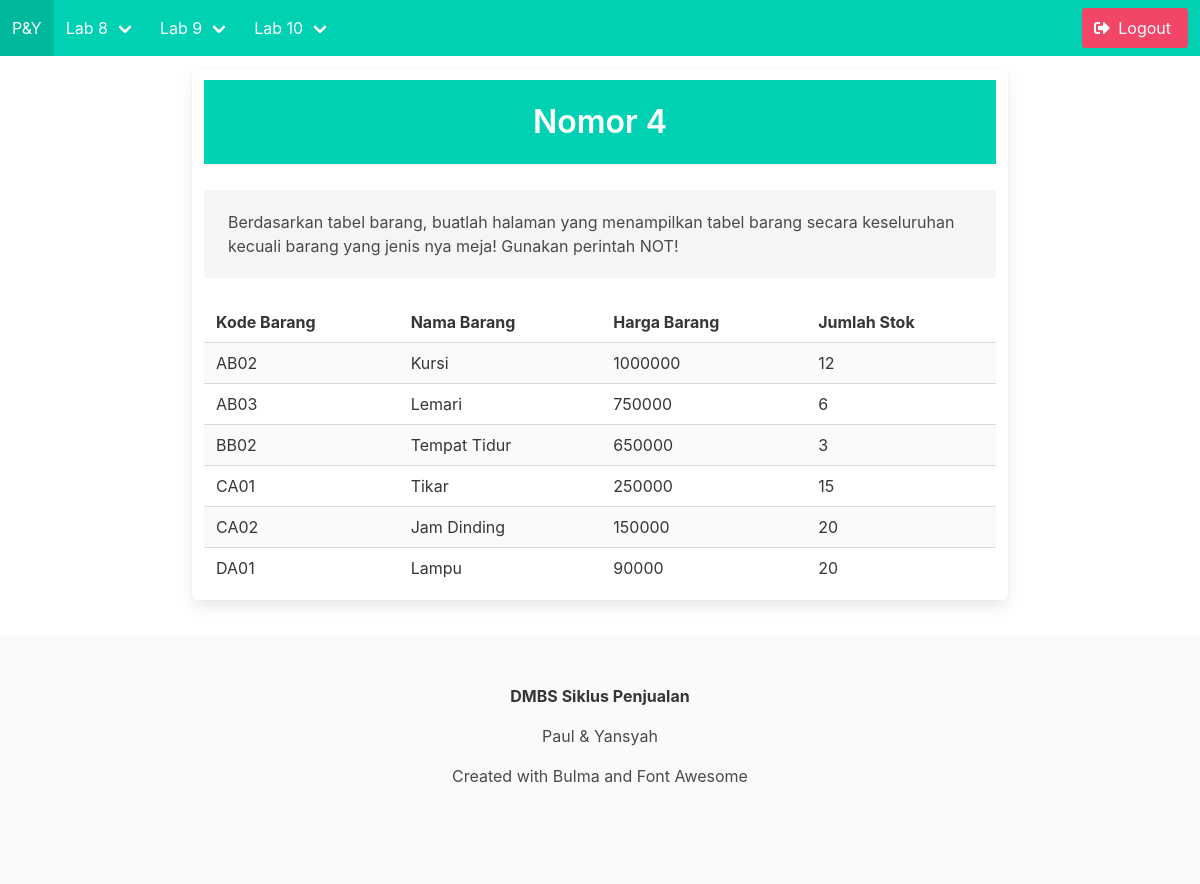
The page /menampilkan-no4.php on the database its author committed.
### tables this page shows
CREATE TABLE `barang` (
  `kode_barang` varchar(5) NOT NULL,
  `nama_barang` varchar(45) DEFAULT NULL,
  `harga_barang` int(11) DEFAULT NULL,
  `jumlah_stok` varchar(45) DEFAULT NULL
);

### menampilkan-no4.php (the view)
<?php
    include 'connect.php';
    $title="Nomor 4";
    include 'head.php';
?>
<div class="columns is-centered is-fullheight">
    <div class="column is-8 box">
        <div class="has-background-primary has-text-centered">
            <br>
            <h1 class="title has-text-white"><?=$title?></h1>
            <hr>
        </div>
        <div class="notification">
            Berdasarkan tabel barang, buatlah halaman yang menampilkan tabel barang secara keseluruhan kecuali barang yang jenis nya meja! Gunakan perintah NOT!
        </div>
        <table class="table is-striped is-fullwidth">
            <tr>
                <th>Kode Barang</th>
                <th>Nama Barang</th>
                <th>Harga Barang</th>
                <th>Jumlah Stok</th>
            </tr>
            <?php
                $barangData=mysqli_query($dbconnect, "SELECT * FROM barang WHERE `nama_barang` NOT LIKE 'Meja%'");
                while($row=mysqli_fetch_array($barangData)){
            ?>
            <tr>
                <td><?= $row['kode_barang']?></td>
                <td><?= $row['nama_barang']?></td>
                <td><?= $row['harga_barang']?></td>
                <td><?= $row['jumlah_stok']?></td>
            </tr>
            <?php }?>
        </table>
    </div>
</div>
<?php include 'footer.php'; ?>

### rows shown on the page
barang: kode_barang "AB02", nama_barang "Kursi", harga_barang "1000000", jumlah_stok "12"
barang: kode_barang "AB03", nama_barang "Lemari", harga_barang "750000", jumlah_stok "6"
barang: kode_barang "BB02", nama_barang "Tempat Tidur", harga_barang "650000", jumlah_stok "3"
barang: kode_barang "CA01", nama_barang "Tikar", harga_barang "250000", jumlah_stok "15"
barang: kode_barang "CA02", nama_barang "Jam Dinding", harga_barang "150000", jumlah_stok "20"
barang: kode_barang "DA01", nama_barang "Lampu", harga_barang "90000", jumlah_stok "20"

### other values the page prints
$title "Nomor 4"
